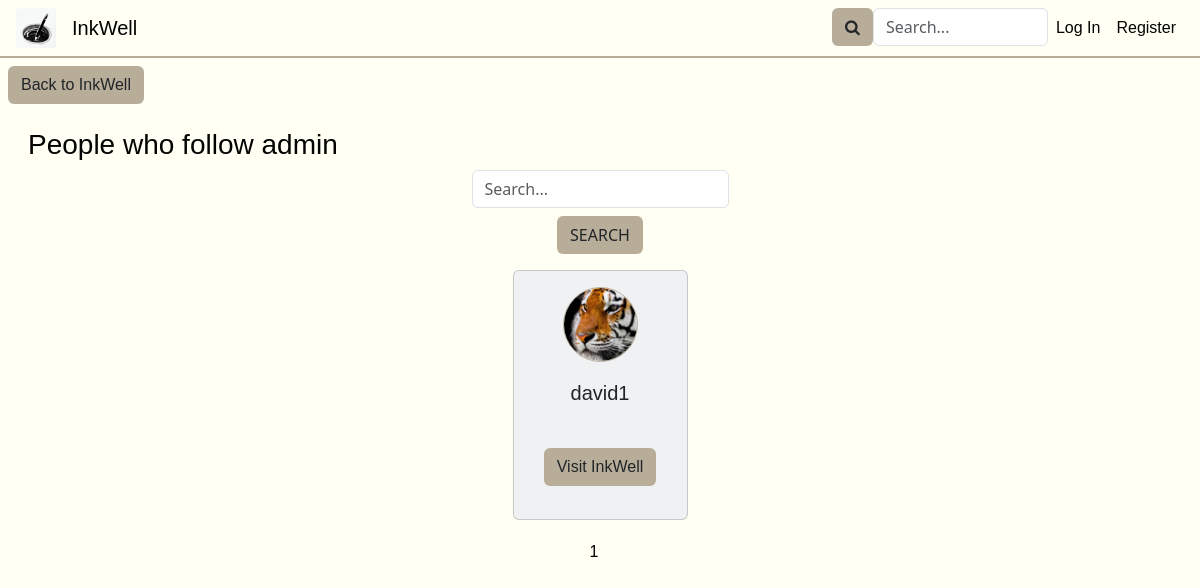
The app's page /well/admin/followers, older data.
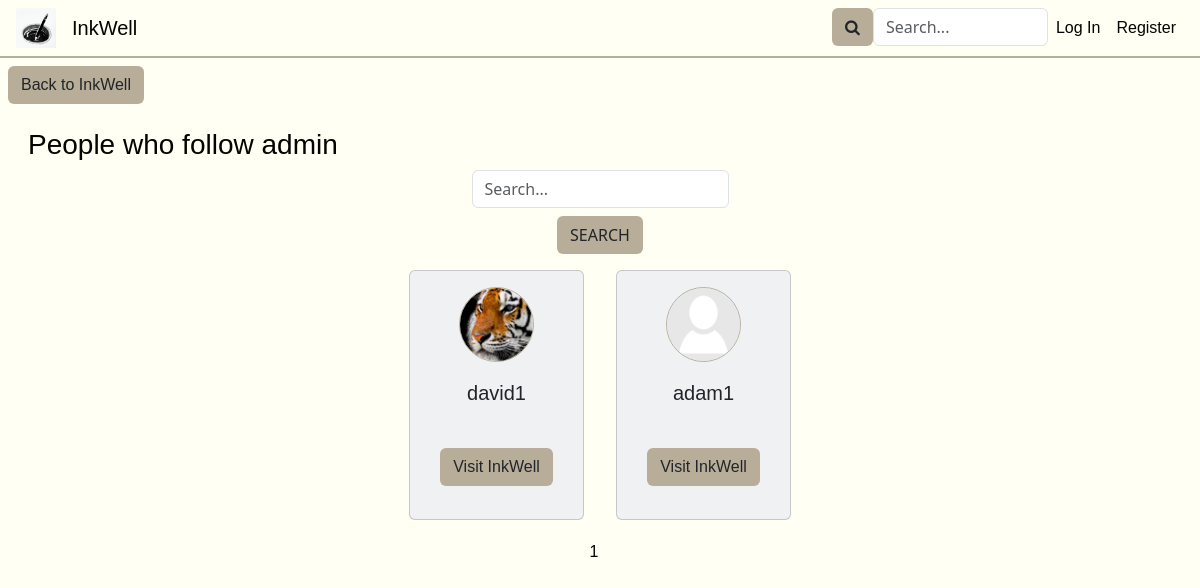
The same page, newer data.
### inkwell/models.py (models this page shows, shortened)
class User(AbstractUser):
    about = models.CharField(max_length=250, default="")
    profilePicture = models.ImageField(upload_to='', blank=True, null=True)

### inkwell/views.py (the view)
# urls.py: path('well/<str:username>/followers', views.followers, {'searchQuery':''}, name='followers'),
def followers(request, username, searchQuery):
    user = User.objects.get(username=username)
    if searchQuery == "":
        followers = User.objects.filter(follower__followee=user.pk).distinct()
    else:
        followers = User.objects.filter(follower__followee=user.pk, username__contains=searchQuery).distinct()
    pag = Paginator(followers, 20)
    page = request.GET.get('page')
    try:
        pag_items = pag.page(page)
    except PageNotAnInteger:
        pag_items = pag.page(1)
    except EmptyPage:
        pag_items = pag.page(pag.num_pages)
    pages = range(1, pag.num_pages+1)
    return render(request, "inkwell/followers.html", {
        "followers": pag_items,
        "pages": pages,
        "followed_user": user
    })

### inkwell/templates/inkwell/followers.html (shortened to what this page needs)
{% extends "inkwell/layout.html" %}
{% block body %}
<a href="{% url 'well' username=followed_user.username %}"><button class="backToInkWell btn btn-khaki">Back to InkWell</button></a>
<div class="followersList row d-flex justify-content-center">
    <h3>People who follow {{ followed_user.username }}</h3>
    <div class="disFdirColAliCen">
        <form class="form disFdirColAliCen" action="{% url 'searchFollowers' username=followed_user.username %}" method="post">
            <input placeholder="Search..." type="text" class="searchInput-style form-control" name="searchFollowersQuery">
            <button class="btn btn-khaki mt-2" type="submit">SEARCH</button>
        </form>
    </div>
    {% for follower in followers %}
    <div class="card col-md-4">
        <div class="card-body disFdirColAliCen">
            {% if follower.profilePicture %}
                <img class="author-profile-picture" src="/media/{{follower.profilePicture}}">
            {% else %}
                <img class="author-profile-picture" src="/media/no-profile-picture-icon.jpg">
            {% endif %}
            <span class="card-title lead">{{ follower.username }}</span>
            <br>
            <a href="{% url 'well' username=follower.username %}"><button class="btn btn-khaki">Visit InkWell</button></a>
        </div>
    </div>
    {% endfor %}
    <div class="pagination d-flex justify-content-center">
        {% for page in pages %}
            {% if page == followers.number %}
            <span class="current">{{ page }}</span>
            {% else %}
                <a href="?page={{ page }}">{{ page }}</a>
            {% endif %}
        {% endfor %}
    </div>
</div>
{% endblock %}

### inkwell/templates/inkwell/layout.html (shortened to what this page needs)
{% load static %}
<!DOCTYPE html>
<html lang="en">
    <head>
        <link href="https://cdn.jsdelivr.net/npm/bootstrap@5.3.2/dist/css/bootstrap.min.css" rel="stylesheet">
        <link href="{% static 'inkwell/styles.css' %}" rel="stylesheet">
        <link rel="stylesheet" href="https://cdnjs.cloudflare.com/ajax/libs/font-awesome/4.7.0/css/font-awesome.min.css">
        <link rel="stylesheet" href="//code.jquery.com/ui/1.12.1/themes/base/jquery-ui.css">
    </head>
    <body>
        <nav class="navbar navbar-expand-lg">
            <img class="nav-logo" src="{% static 'inkwell/inkwell1.ico' %}" width="40px" height="40px">
            <a class="navbar-brand" href="{% url 'index' %}">InkWell</a>
            <div class="collapse navbar-collapse" id="navbarNav">
                <ul class="navbar-nav d-flex justify-content-end nav-right col-4">
                    <li class="nav-item">
                        <form class="form" action="{% url 'mainSearch' %}" method="post">
                            <div class="mainSearchFunction">
                                <button class="btn btn-khaki"><i class="fa fa-search"></i></button>
                                <input class="form-control mainSearchQuery-style" placeholder="Search..." type="text" name="mainSearchQuery">
                            </div>
                        </form>
                    </li>
                    {% if user.is_authenticated %}
                        <li class="nav-item">
                            <a class="nav-link" href="{% url 'logout' %}">Log Out</a>
                        </li>
                    {% else %}
                        <li class="nav-item">
                            <a class="nav-link" href="{% url 'login' %}">Log In</a>
                        </li>
                        <li class="nav-item">
                            <a class="nav-link" href="{% url 'register' %}">Register</a>
                        </li>
                    {% endif %}
                </ul>
            </div>
          </nav>
        <div class="body">
            {% block body %}
            {% endblock %}
        </div>
    </body>
</html>

### inkwell/static/inkwell/styles.css (style rules this page uses)
:root { --black: #020202ff; --dark-green: #0d2818ff; --pakistan-green: #04471cff; --sea-green: #058c42ff; --malachite: #16db65ff; --coquelicot: #f15025ff; --white: #ffffffff; --platinum: #e6e8e6ff; --timberwolf: #ced0ceff; --eerie-black: #191919ff; --gunmetal: #223843ff; --antiflash-white: #eff1f3ff; --timberwolf: #dbd3d8ff; --desert-sand: #d8b4a0ff; --burnt-sienna: #d77a61ff; --baby-powder: #fdfffcff; --lapis-lazuli: #235789ff; --fire-engine-red: #c1292eff; --school-bus-yellow: #f1d302ff; --raisin-black: #161925ff; --khaki: #b7ad99ff; --folly: #ff4365ff; --black: #030301ff; --turquoise: #00d9c0ff; --ivory: #fffff3ff; --primary-color: var(--antiflash-white); --secondary-color: var(--ivory); --background-color: var(--ivory); --text-color: var(--black); --border-color: var(--khaki); --button-color: var(--khaki); }
.navbar-brand, .nav-logo { margin-left: 1rem; }
.navbar { border-bottom: 2px var(--border-color) solid; width: auto; }
.nav-right { margin-right: 1rem; }
.navbar-collapse .col-4 { width: auto; }
.nav-link, .navbar-brand { color: var(--text-color); }
.followersList .card { height: 250px; }
.card { height: 450px; }
.mainSearchQuery-style { width: 175px; }
.mainSearchFunction { display: flex; justify-content: center; flex-direction: row; }
p, a, h1, h2, h3, h4, h5, span { color: var(--text-color); font-family:Arial, Helvetica, sans-serif; }
body { background-color: var(--background-color); margin: 0; z-index: 0; }
.pagination a, .pagination span { margin: 0.3rem; }
.disFdirColAliCen { display: flex; flex-direction: column; align-items: center; }
.backToInkView, .backToInkWell { margin: 0.5rem; }
.searchInput-style { width: auto; }
.followersList .card { width: 175px; }
.row { padding: 1rem; margin: 0; }
.author-profile-picture { border: 1px var(--border-color) solid; border-radius: 50%; width: 75px; height: 75px; overflow: hidden; }
.card { width: 316px; margin: 1rem; background-color: var(--primary-color); }
.card span, .card a { margin-bottom: 1rem; }
.btn-khaki { background-color: var(--button-color); }
.card-title { margin-top:1rem; }

Row changes from the older to the newer data that the page shows:
now on this page (row edited): User: username "adam1"
